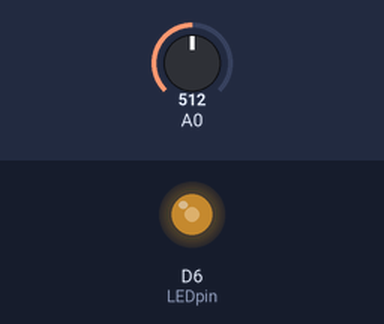
Simulated run of this sketch. Board: ESP8266 (NodeMCU). Parts: output pins drawn as LEDs (lit = HIGH). The test bench sets the inputs (shaded band); at power-on: A0 = 512. What the sketch prints to the serial monitor is not drawn.

Above: at 1.2 s.
1.3 s: A0 set to 716
At 2.2 s:
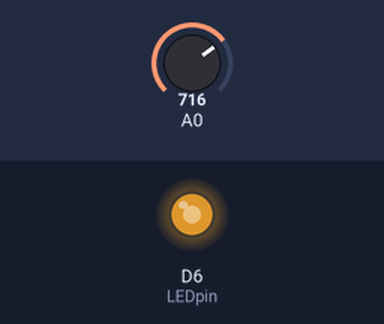
2.8 s: A0 set to 900
At 3.5 s:
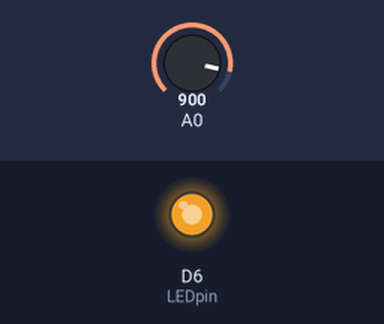
4.3 s: A0 set to 122
At 4.8 s:
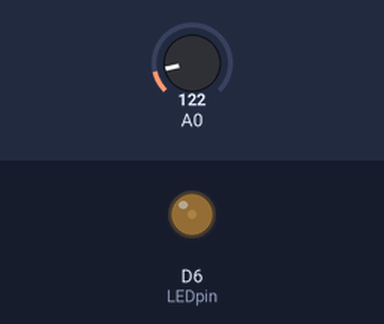
5.8 s: A0 set to 0
At 7.0 s:
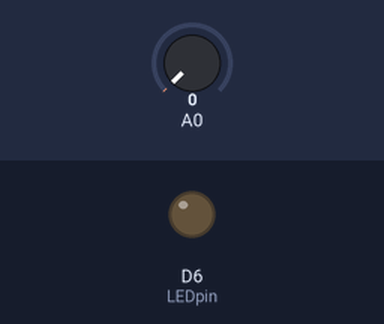
7.3 s: A0 set to 511
At 8.5 s:
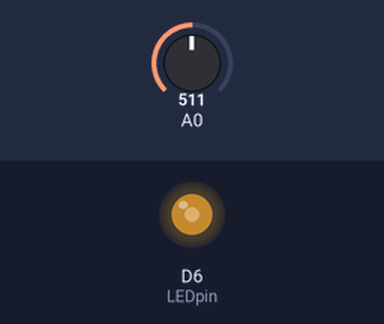
Timing chart, 0 to 10.3 s (numbered marks = the images above; inputs shaded):
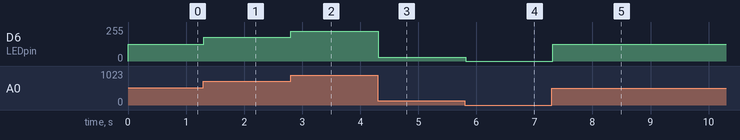

The sketch:

Analog_Input_Output.ino
```cpp
int LEDpin = D6;
void setup() {
  // put your setup code here, to run once:
  Serial.begin(9600);
  analogWrite(LEDpin,1024);
}

void loop() {
  // put your main code here, to run repeatedly:
  int dutycycle = analogRead(A0);
  if(dutycycle > 1023) dutycycle = 1023;
  Serial.print("Duty Cycle: ");
  Serial.print(dutycycle);
  analogWrite(LEDpin,dutycycle);
  delay(100);
}
```

Measured:
- after the input at 1.3 s, D6 (LEDpin): 127/255 → 178/255 at once
- after the input at 2.8 s, D6 (LEDpin): 178/255 → 224/255 at once
- after the input at 4.3 s, D6 (LEDpin): 224/255 → 30/255 at once
- after the input at 5.8 s, D6 (LEDpin): 30/255 → 0/255 at once
- after the input at 7.3 s, D6 (LEDpin): 0/255 → 127/255 at once
